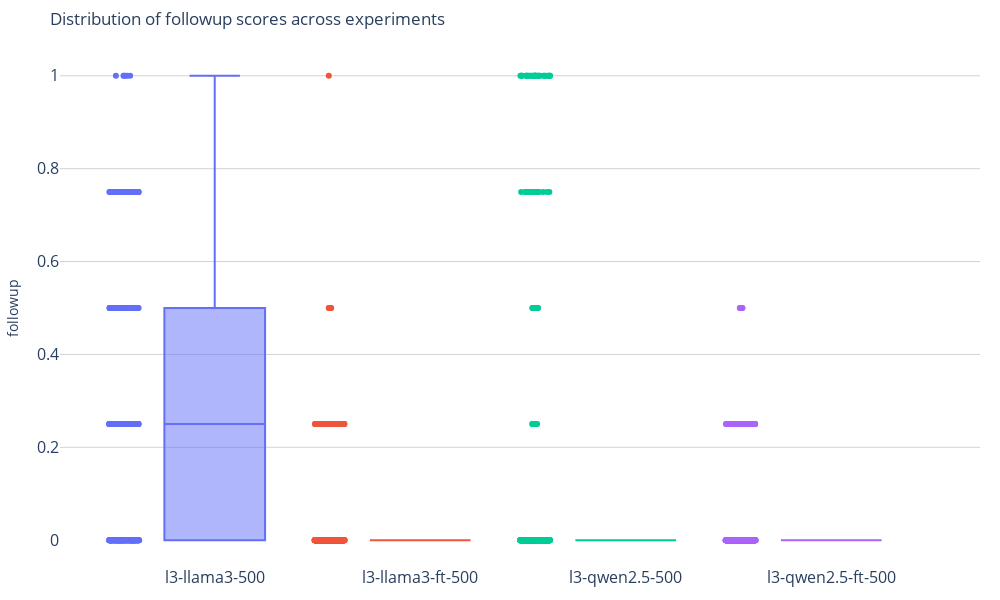

The notebook cell saved with this chart:
### Code cell
plot_box_plots('followup')

### Figure 1 — Plotly figure (JSON) as saved in the notebook; plotly's stock layout.template omitted (floating-point values rounded to 4 significant figures; data arrays with more than 128 entries replaced by an {"elided": "..."} marker saying what was removed)
{"data": [{"boxpoints": "all", "jitter": 0.3, "name": "l3-llama3-500", "pointpos": -1.8, "type": "box", "y": {"elided": "500 float values"}}, {"boxpoints": "all", "jitter": 0.3, "name": "l3-llama3-ft-500", "pointpos": -1.8, "type": "box", "y": {"elided": "500 float values"}}, {"boxpoints": "all", "jitter": 0.3, "name": "l3-qwen2.5-500", "pointpos": -1.8, "type": "box", "y": {"elided": "500 float values"}}, {"boxpoints": "all", "jitter": 0.3, "name": "l3-qwen2.5-ft-500", "pointpos": -1.8, "type": "box", "y": {"elided": "500 float values"}}], "layout": {"barmode": "group", "height": 600, "margin": {"b": 20, "l": 20, "r": 20, "t": 50}, "paper_bgcolor": "white", "plot_bgcolor": "white", "showlegend": false, "title": {"text": "Distribution of followup scores across experiments"}, "width": 1000, "xaxis": {"anchor": "y", "domain": [0, 1], "showgrid": true, "tickfont": {"size": 16}}, "yaxis": {"anchor": "x", "domain": [0, 1], "gridcolor": "lightgray", "showgrid": true, "tickfont": {"size": 16}, "title": {"text": "followup"}}}}
